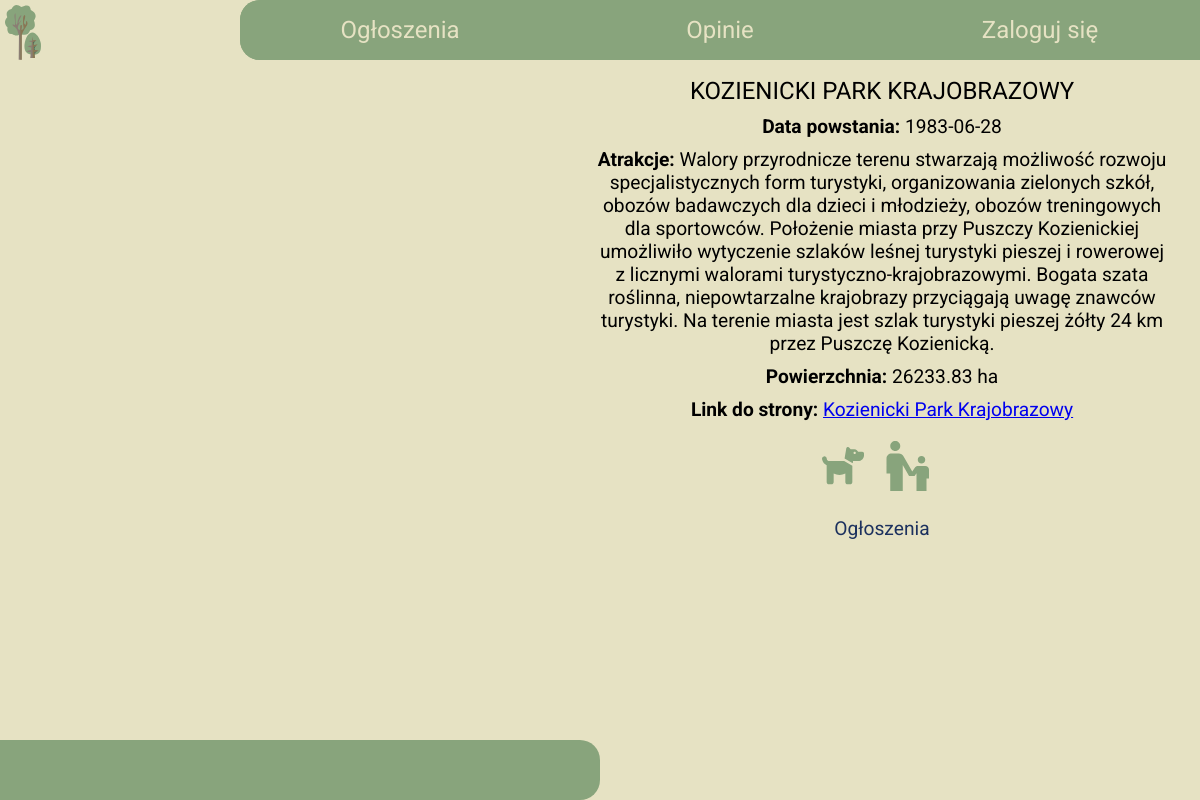
Page /parki.php?id=0&miasto=5 on the committed database.
### tables this page shows
CREATE TABLE `park` (
  `id` int(11) NOT NULL,
  `name` varchar(255) NOT NULL,
  `city` int(11) NOT NULL,
  `surface` decimal(10,2) NOT NULL,
  `creation_date` date DEFAULT NULL,
  `attractions` text NOT NULL,
  `link` varchar(255) DEFAULT NULL,
  `pet_friendly` int(11) DEFAULT NULL,
  `suitable_for_children` int(11) DEFAULT NULL
);

### parki.php (the view, shortened to what this page needs)
<!DOCTYPE html>
<html lang="en">
  <head>
    <link rel="stylesheet" type="text/css" href="style.css" />
    <link rel="stylesheet" type="text/css" href="style_parki.css" />
  </head>
  <body>
    <?php
    include 'polaczenie.php';
    $id=$_GET['id'];
    $miasto=$_GET['miasto'];
    if($id==0){
      $sql2="SELECT id FROM park WHERE city=${miasto} limit 1";
      $result2 = mysqli_query($conn,$sql2);
      $row2 =  mysqli_fetch_array($result2);
      $id=$row2['id'];
    }
    $sql="SELECT * FROM park WHERE id=${id} ";
    $result = mysqli_query($conn,$sql);
    $row =  mysqli_fetch_array($result);
    ?>
    <a href="index.html"><img class="logo" src="svg/logo.svg" /></a>
    <div class="menu">
      <ul>
        <li class="ogloszenia"><a href="ogloszenia.html">Ogłoszenia</a></li>
        <li class="opinie"><a href="opinie.php">Opinie</a></li>
        <li class="logowanie"><a href="logowanie.html">Zaloguj się</a></li>
      </ul>
    </div>
    <div class="srodek">
      <div class="lewy">
      </div>
      <div class="prawy">
        <p class='nazwa'>
            <?php
            $nazwa=$row['name'];
            echo $row['name'];
              ?>
        </p>
        <p class='data_powstania'> <span>Data powstania:</span>
            <?php
            echo  $row['creation_date'];
              ?>
        </p>
        <p class='atrakcje'><span>Atrakcje:</span>
            <?php
            echo $row['attractions'];
              ?>
        </p>
        <p class='powierzchnia'><span>Powierzchnia:</span>
            <?php
            echo $row['surface'] ;
              ?>
              ha
        </p>
        <p class='link'><span>Link do strony:</span> <a href="
            <?php
            echo $row['link'];
              ?>"><?php
              echo $row['name'];
                ?></a>
        </p>
        <div class="ikonki">
            <?php
            $przyjazne= $row['pet_friendly'];
            if($przyjazne==1){
                echo "<img title='Dostosowane do zwierząt' src='svg/zwierzak.svg'/> ";
            }
            $przyjazne2= $row['suitable_for_children'];
            if($przyjazne2==1){
                echo "<img title='Przystosowane dla dzieci' src='svg/dziecko.svg'/> ";
            }
              ?>
        </div>
        <div class="linki">
          <p><?php echo "<a class='link_ogl' href='ogloszenia.php?nazwa=${nazwa}'>Ogłoszenia</a>" ?></p>
          </div>
      </div>
    </div>
    <div class="pasek_dolny"></div>
  </body>
</html>

### style.css (style rules this page uses)
* { margin: 0; padding: 0; box-sizing: border-box; }
body { font-family: "Roboto", sans-serif; font-size: 24px; background-color: #e6e2c3; }
div { position: relative; text-align: center; }
div.menu { width: 100vw; height: 5vh; text-align: center; color: #e6e2c3; text-transform: none; }
div.menu ul { position: absolute; background-color: #88a47c; border-top-left-radius: 20px; border-bottom-left-radius: 20px; width: 80vw; list-style: none; right: 0%; }
div.menu li { background-color: #88a47c; line-height: 5vw; width: calc((100% / 3)); float: left; }
div.menu li:last-child { border-right: none; }
div.menu li:nth-child(1) { border-top-left-radius: 20px; border-bottom-left-radius: 20px; }
div.menu a { color: #e6e2c3; text-decoration: none; }
div.srodek { position: absolute; top: 6vw; }
div.lewy { text-align: center; width: 50vw; float: left; }
div.prawy { width: 50vw; float: left; }
img.logo { position: absolute; height: calc(5vw - 5px); margin: 5px 0 0 5px; }
div.pasek_dolny { position: absolute; bottom: 0%; background-color: #88a47c; width: 50vw; height: 5vw; float: left; border-top-right-radius: 20px; border-bottom-right-radius: 20px; }

### style_parki.css (style rules this page uses)
div.pasek_dolny { position: fixed; background-color: #88a47c; width: 50vw; height: 5vw; float: left; border-top-right-radius: 20px; border-bottom-right-radius: 20px; }
div.menu, img.logo { position: fixed; z-index: 1; }
div.lewy { width: 49vw; min-height: 80vh; float: left; overflow: auto; }
div.prawy { width: 49vw; position: relative; overflow: auto; }
p.nazwa { font-size: 1em; }
.ikonki { width: 48vw; position: relative; padding: 10px; }
p { font-size: 0.8em; padding: 5px; }
p.nazwa { text-transform: uppercase; }
span { font-weight: bold; }
a.link_ogl { text-decoration: none; color: #1c315e; }

### rows in the picture
park: name "KOZIENICKI PARK KRAJOBRAZOWY", creation_date "1983-06-28", attractions "Walory przyrodnicze terenu stwarzają możliwość rozwoju specjalistycznych form turystyki, organizowania zielonych szkół, obozów badawczych dla dzieci i młodzieży, obozów treningowych dla sportowców. Położenie miasta przy Puszczy Kozienickiej umożliwiło wytyczenie szlaków leśnej turystyki pieszej i rowerowej z licznymi walorami turystyczno-krajobrazowymi. Bogata szata roślinna, niepowtarzalne krajobrazy przyciągają uwagę znawców turystyki. Na terenie miasta jest szlak turystyki pieszej żółty 24 km przez Puszczę Kozienicką.", surface "26233.83", name "Kozienicki Park Krajobrazowy"
